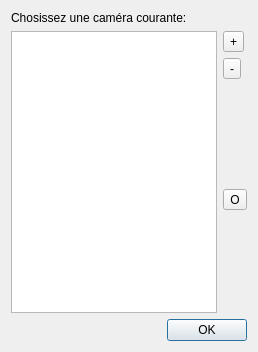
<?xml version="1.0" encoding="UTF-8"?>
<ui version="4.0">
 <class>CVDialog</class>
 <widget class="QDialog" name="CVDialog">
  <property name="geometry">
   <rect>
    <x>0</x>
    <y>0</y>
    <width>258</width>
    <height>352</height>
   </rect>
  </property>
  <property name="windowTitle">
   <string>Dialog</string>
  </property>
  <layout class="QVBoxLayout" name="verticalLayout_2">
   <item>
    <widget class="QLabel" name="label">
     <property name="text">
      <string>Chosissez une caméra courante:</string>
     </property>
    </widget>
   </item>
   <item>
    <layout class="QHBoxLayout" name="horizontalLayout">
     <item>
      <widget class="QListWidget" name="listWidget">
       <property name="toolTip">
        <string>&lt;html&gt;&lt;head/&gt;&lt;body&gt;&lt;p&gt;Liste des caméras de la vue.&lt;/p&gt;&lt;p&gt;&lt;br/&gt;&lt;/p&gt;&lt;p&gt;Double-cliquez sur item pour changer le nom des caméras.&lt;/p&gt;&lt;/body&gt;&lt;/html&gt;</string>
       </property>
      </widget>
     </item>
     <item>
      <layout class="QVBoxLayout" name="verticalLayout">
       <item>
        <widget class="QToolButton" name="add_Button">
         <property name="toolTip">
          <string>&lt;html&gt;&lt;head/&gt;&lt;body&gt;&lt;p&gt;Ajouter une nouvelle caméra.&lt;/p&gt;&lt;/body&gt;&lt;/html&gt;</string>
         </property>
         <property name="text">
          <string>+</string>
         </property>
        </widget>
       </item>
       <item>
        <widget class="QToolButton" name="remove_Button">
         <property name="toolTip">
          <string>&lt;html&gt;&lt;head/&gt;&lt;body&gt;&lt;p&gt;Supprimer un caméra.&lt;/p&gt;&lt;/body&gt;&lt;/html&gt;</string>
         </property>
         <property name="text">
          <string>-</string>
         </property>
        </widget>
       </item>
       <item>
        <spacer name="verticalSpacer_2">
         <property name="orientation">
          <enum>Qt::Vertical</enum>
         </property>
         <property name="sizeHint" stdset="0">
          <size>
           <width>20</width>
           <height>40</height>
          </size>
         </property>
        </spacer>
       </item>
       <item>
        <widget class="QToolButton" name="settings_Button">
         <property name="text">
          <string>O</string>
         </property>
        </widget>
       </item>
       <item>
        <spacer name="verticalSpacer">
         <property name="orientation">
          <enum>Qt::Vertical</enum>
         </property>
         <property name="sizeHint" stdset="0">
          <size>
           <width>20</width>
           <height>40</height>
          </size>
         </property>
        </spacer>
       </item>
      </layout>
     </item>
    </layout>
   </item>
   <item>
    <layout class="QHBoxLayout" name="horizontalLayout_2">
     <item>
      <spacer name="horizontalSpacer">
       <property name="orientation">
        <enum>Qt::Horizontal</enum>
       </property>
       <property name="sizeHint" stdset="0">
        <size>
         <width>40</width>
         <height>20</height>
        </size>
       </property>
      </spacer>
     </item>
     <item>
      <widget class="QPushButton" name="OK_Button">
       <property name="text">
        <string>OK</string>
       </property>
      </widget>
     </item>
    </layout>
   </item>
  </layout>
 </widget>
 <resources/>
 <connections>
  <connection>
   <sender>OK_Button</sender>
   <signal>clicked()</signal>
   <receiver>CVDialog</receiver>
   <slot>accept()</slot>
   <hints>
    <hint type="sourcelabel">
     <x>230</x>
     <y>328</y>
    </hint>
    <hint type="destinationlabel">
     <x>128</x>
     <y>175</y>
    </hint>
   </hints>
  </connection>
 </connections>
</ui>
